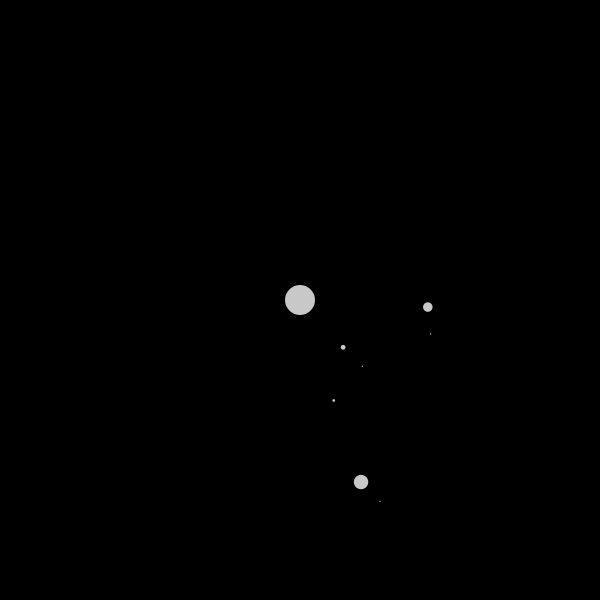
Frame 1 (no input)
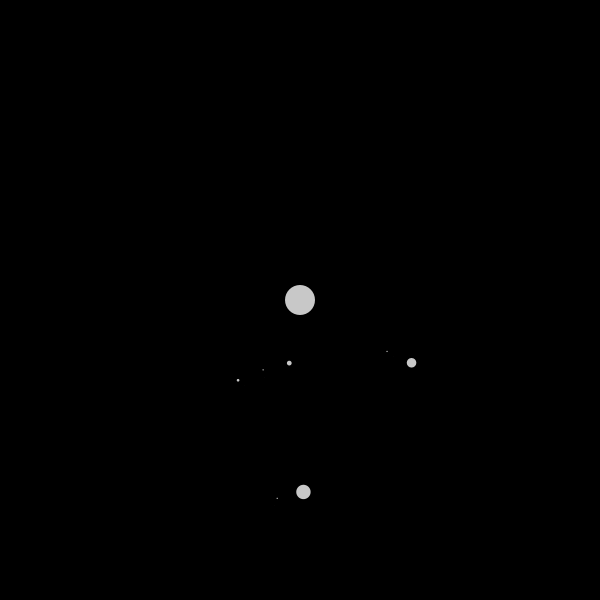
Frame 60 (the mouse pressed at the canvas centre just before this capture)
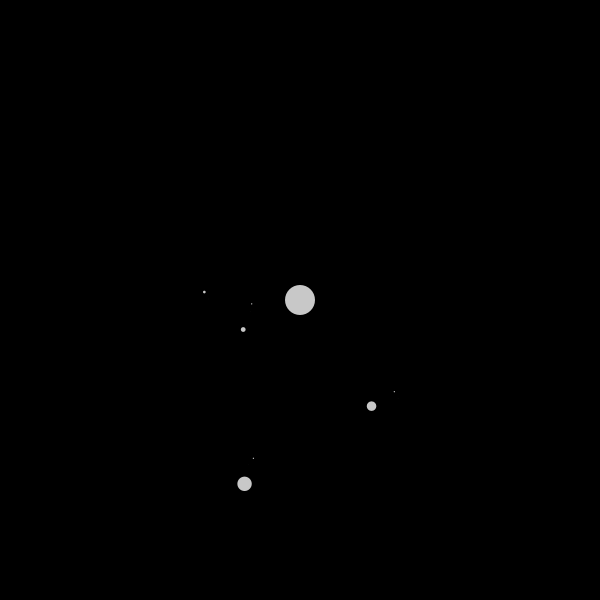
Frame 120 (the mouse held since frame 60 and released just before this capture)

The Processing sketch that drew these frames (run headless with seeded random() and noise(); from frame 60 on, the mouse is pressed at the canvas centre):

// Processing sketch: NonNewtonianPlanetarium
// ── NonNewtonianPlanetarium.pde
CBody Sun;


void setup(){
size(600,600);

Sun = new CBody( 0 , 0 , 30 , 5 , new PVector(0,0) );
}

void draw(){
background(0);
translate( width/2 , height/2 );
Sun.Show();

}

// ── CBody.pde
class CBody{
PVector pos;
PVector absolutePos;
float angle;
float radius;
float distance;
int remaining;
PVector parentPos;

CBody[] childCbodies;

  CBody( float _distance, float _angle, float _radius, int _remaining, PVector _parentPos){
    pos = new PVector(0,0);
    absolutePos = new PVector(0,0);
    angle = _angle;
    radius = _radius;
    distance = _distance;
    remaining = _remaining-1;
    
    parentPos = _parentPos;
    
    Show();
    
    childCbodies = new CBody[int(random(remaining/2,remaining))];
    
    for(int i = 0 ; i < childCbodies.length; i++ ){
      
      childCbodies[i] = new CBody( (i+1)*pow(remaining,3) , random( 0 , PI ) , radius , remaining , absolutePos );
    }
    
    //recalculates the radius based on distance
    if(pos.mag()!=0)
    radius = (radius*pos.mag()*remaining)/(width*2);
    
  }
  

  
  void Show(){
    fill(255, 200);
    noStroke();
    pos.x = cos(angle) * distance;
    pos.y = sin(angle) * distance;
    absolutePos.x = parentPos.x + pos.x;
    absolutePos.y = parentPos.y + pos.y;
    ellipse(absolutePos.x, absolutePos.y , radius , radius);
  
    if(childCbodies!=null){
      for(int i = 0 ; i < childCbodies.length; i++ ){
        childCbodies[i].Show();
      }
    }
    
     angle += 1/(distance+1);
     //print(angle+ " | ");
  
  }

}
